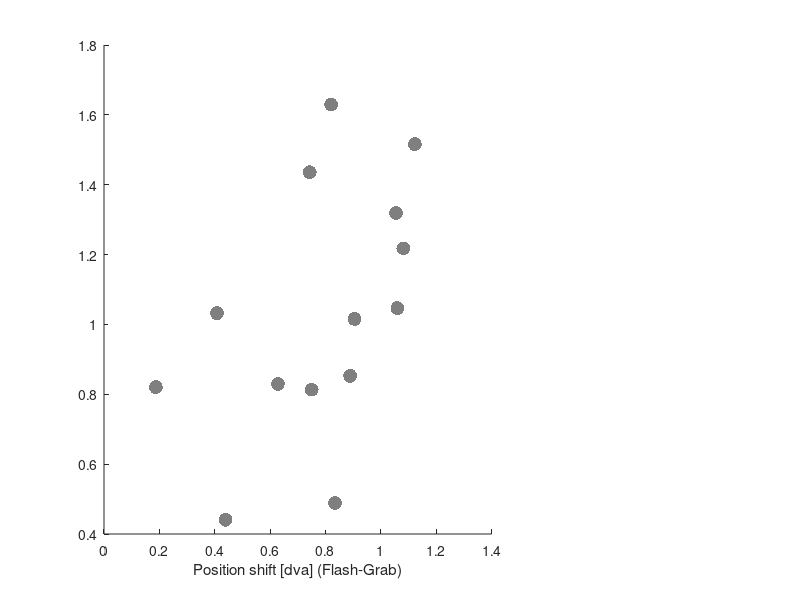

This chart was generated by the following MATLAB code: (Note: this script raises an error after producing the figure.)
clc
clear
close all

load click_positions.mat

positionShift_FG = mean([backDotX_FG,centerDotX_FG,frontDotX_FG], 2);
positionShift_FE = mean([backDotX_FE,centerDotX_FE,frontDotX_FE], 2);

% hBarCenter_FG_pop = mean(mean([backDotX_FG,centerDotX_FG,frontDotX_FG], 1));
% hBarCenter_FE_pop = mean(mean([backDotX_FE,centerDotX_FE,frontDotX_FE], 1));

nsubjects = length(positionShift_FG);

%% plots

% plot scatter

figure('units','inches','outerposition',[0 0 7.5 4])

subplot(1,3,[1 2])
hold on

clines = lines(7);

szMarker = 100;
alphaMarker = .5;
c = 'k';
c_median = clines(7,:);
ticks = 0:.5:10;
lims = [-0.2 2];

scatter(positionShift_FG, positionShift_FE, ...
    szMarker, c, 'fill', ...
    'markerfacealpha',alphaMarker)

% scatter(hBarCenter_FG_pop, hBarCenter_FE_pop, ...
%       szMarker*1.5, c_median, 'x');

% title 'Position shift (dva)'

xlabel 'Position shift [dva] (Flash-Grab)'
xline(0,'-')
xticks(ticks)
xlim(lims)

ylabel 'Position shift [dva] (Frame)'
yline(0,'-')
yticks(ticks)
ylim(lims)

text(1.5, .15, ['N = ',num2str(nsubjects)])

axis square
addUnityLine

cleanplot

fprintf([ ...    
    '\n -----------------------' ...
    '\n FE median position shift = %4.2f'...
    '\n FG median position shift = %4.2f\n'], ...
median(positionShift_FE), ...
median(positionShift_FG))


% plot difference

subplot(1,3,3)
hold on

subplot(1,3,3)
hold on

data_mat = positionShift_FE - positionShift_FG;
xs = scatterbar_median(data_mat);
errorbar(1, median(data_mat), MAD(data_mat), ...
    'o','color','k','linewidth',2,'marker','none')

set(gca,'xcolor','none')

ylabel({'Position shift difference [dva]', '(Frame – Flash-Grab)'})
yline(0,'-')
ylim([-.5 1.5])

% stat
[delta, ~, p, W, z, r] = signrank_full(positionShift_FE, positionShift_FG);
fprintf([ ...
    '\n <Position shift difference>' ...
    '\n -----------------------' ...
    '\n median difference = %4.2f [dva]'...
    '\n W = %5.2f' ...
    '\n z = %5.2f' ...
    '\n p = %5.3f' ...
    '\n r = %4.2f \n'], ...
delta,W,z,p,r)
statbar(1, 1, 1.5, p);

pbaspect([1,2,1])

cleanplot


%% save figure
set(gcf,'papersize',[8.3 11.7])
saveas(gcf,'../../results/fig05.pdf')
